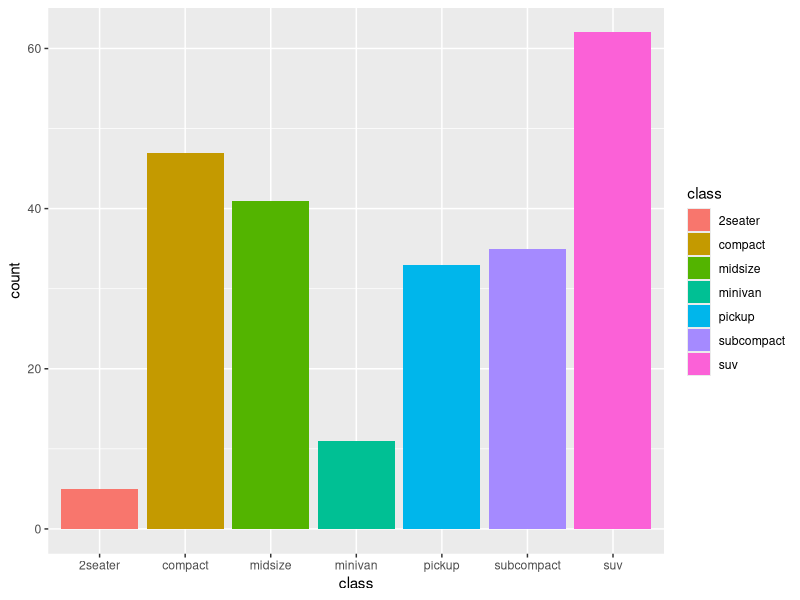
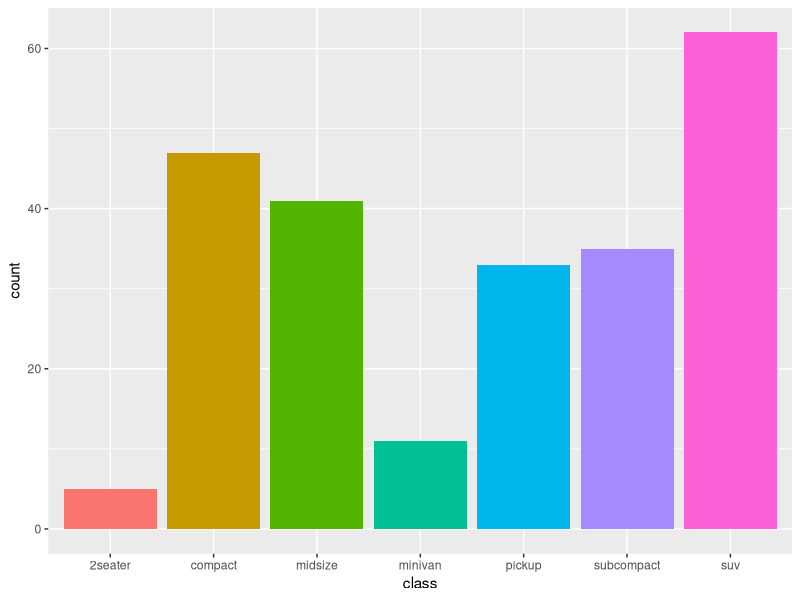
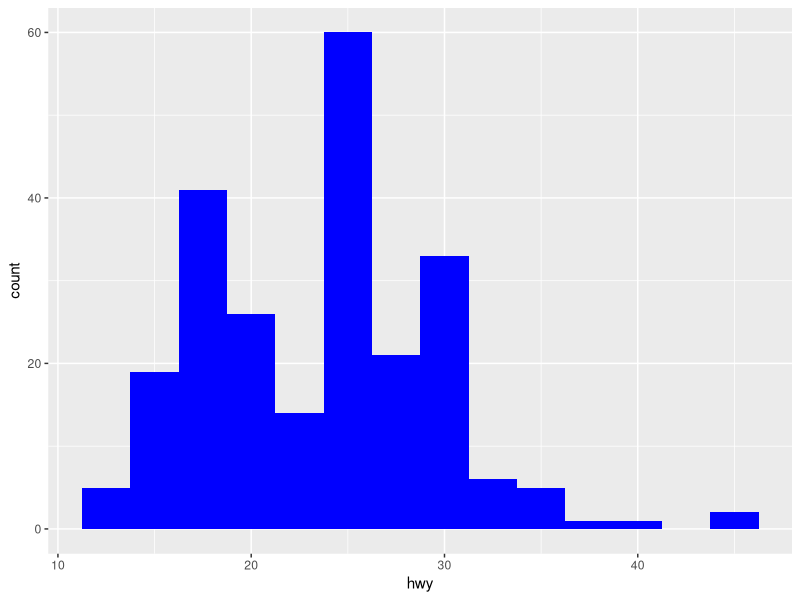
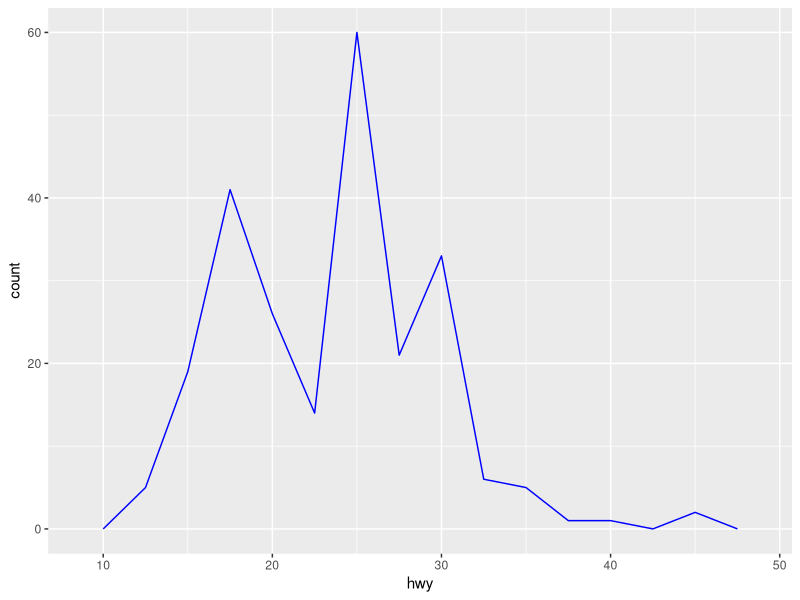
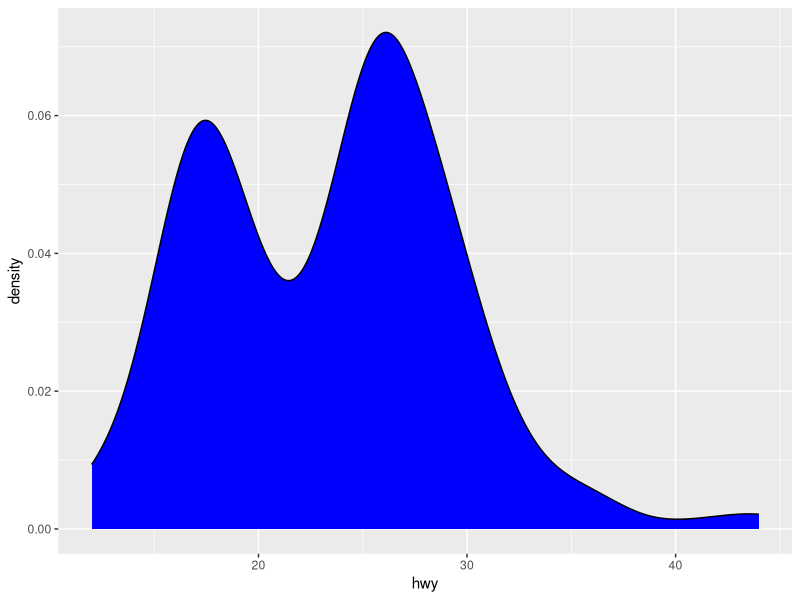
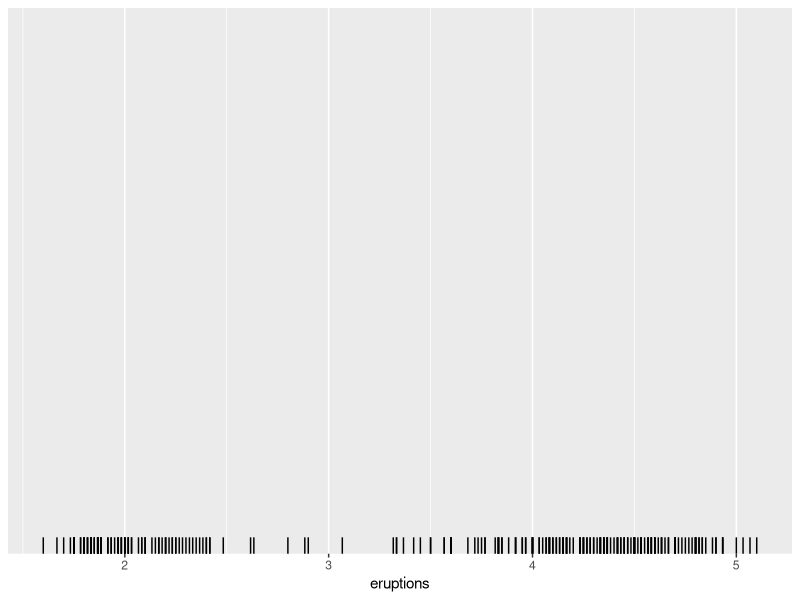
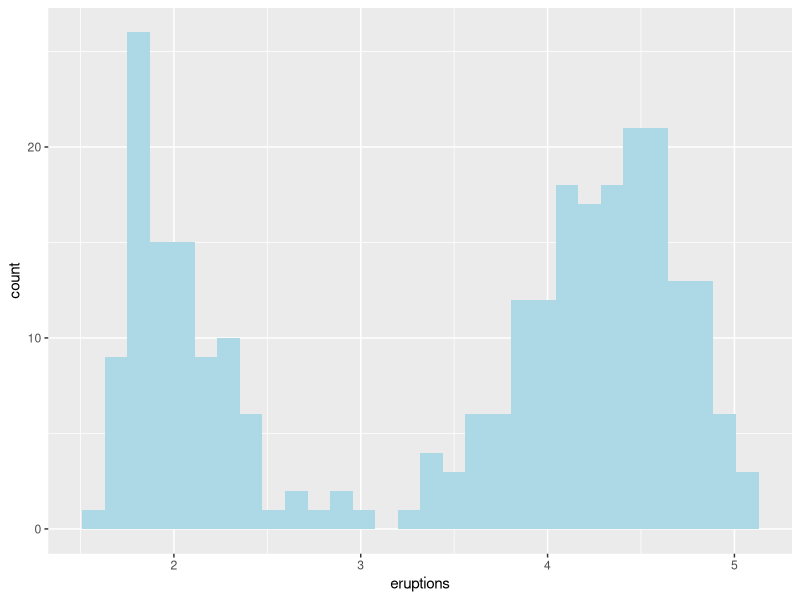
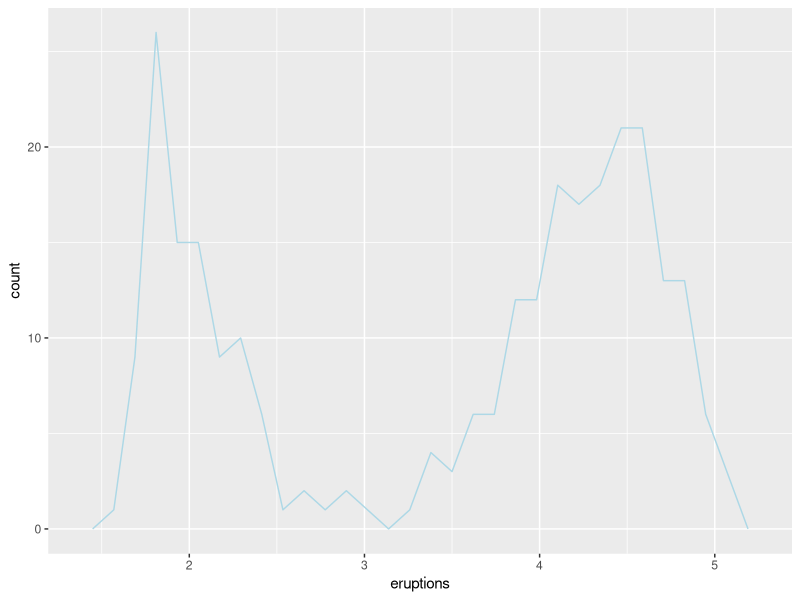

Reproduce these figures in R, in order.
## ---- chunk 1
knitr::opts_chunk$set(echo = TRUE, message = FALSE, warning = FALSE)
library(tidyverse)
## ---- chunk 2
ggplot(data = mpg, mapping = aes(x = class, fill = class)) +
  geom_bar()
## ---- chunk 3
class_count <- mpg %>% 
  group_by(class) %>% 
  summarize(count = n())
class_count %>% print()
ggplot(data = class_count, mapping = aes(x = class, y = count, fill = class)) +
  geom_col(show.legend = FALSE)
## ---- chunk 4
ggplot(data = mpg, mapping = aes(x = hwy)) +
  geom_histogram(fill = "blue", binwidth = 2.5)
## ---- chunk 5
ggplot(data = mpg, mapping = aes(x = hwy)) +
  geom_freqpoly(color = "blue", binwidth = 2.5)
## ---- chunk 6
ggplot(data = mpg, mapping = aes(x = hwy)) +
  geom_density(fill = "blue")
## ---- chunk 7
ggplot(data = faithful, mapping = aes(x = eruptions)) +
  geom_rug()
## ---- chunk 8
ggplot(data = faithful, mapping = aes(x = eruptions)) +
  geom_histogram(fill = "lightblue")
ggplot(data = faithful, mapping = aes(x = eruptions)) +
  geom_freqpoly(color = "lightblue")
ggplot(data = faithful, mapping = aes(x = eruptions)) +
  geom_density(fill = "lightblue")
ggplot(data = faithful, mapping = aes(x = eruptions)) +
  geom_rug()
ggplot(data = faithful, mapping = aes(x = eruptions)) +
  geom_histogram(aes(y = stat(density)), fill = "lightgreen") +
  geom_density(fill = "blue", alpha = 0.3) +
  geom_rug(color = "red")
## ---- chunk 9
ggplot(data = mpg, mapping = aes(x = class, y = hwy, fill = class)) +
  geom_violin(show.legend = FALSE)
## ---- chunk 10
ggplot(data = mpg, mapping = aes(x = class, y = hwy, fill = class)) +
  geom_boxplot(show.legend = FALSE)
## ---- chunk 11
ggplot(data = mpg, mapping = aes(x = class, y = hwy, fill = class)) +
  geom_violin(show.legend = FALSE) +
  geom_boxplot(show.legend = FALSE, width = 0.05, fill = "grey")
## ---- chunk 12
ggplot(data = mpg, mapping = aes(x = displ, y = hwy)) +
  geom_point() 
## ---- chunk 13
ggplot(data = mpg, mapping = aes(x = displ, y = hwy)) +
  geom_jitter()
## ---- chunk 14
ggplot(data = mpg, mapping = aes(x = displ, y = hwy)) +
  geom_path()
## ---- chunk 15
ggplot(data = mpg, mapping = aes(x = displ, y = hwy)) +
  geom_line() 
## ---- chunk 16
b <- ggplot(mtcars, aes(wt, mpg)) +
  geom_point()
b

df <- data.frame(x1 = 2.62, x2 = 3.57, y1 = 21.0, y2 = 15.0)
b +
  geom_curve(aes(x = x1, y = y1, xend = x2, yend = y2, colour = "curve"), data = df) +
  geom_segment(aes(x = x1, y = y1, xend = x2, yend = y2, colour = "segment"), data = df)
## ---- chunk 17
# Create the data from for this problem
plot_data <- data.frame(year = time(LakeHuron), level = as.vector(LakeHuron))
ggplot(data = plot_data, mapping = aes(x = year, y = level)) +
  geom_ribbon(mapping = aes(ymin = level - 1, ymax = level + 1),
              fill = "lightblue") +
  geom_path(size = 1, color = "blue")
## ---- chunk 18
ggplot(data = faithful, aes(x = eruptions)) +
  geom_density(fill = "blue")
## ---- chunk 19
ggplot(data = faithful, aes(x = waiting)) +
  geom_density(fill = "blue")
## ---- chunk 20
m <- ggplot(faithful, aes(x = waiting, y = eruptions)) +
 geom_point() +
 ylim(0.5, 6) +
 xlim(40, 110)
print(m)
m + geom_density_2d()
m + stat_density_2d(aes(fill = stat(level)), geom = "polygon")
## ---- chunk 21
ggplot(data = faithfuld, aes(x = waiting, y = eruptions, z = density)) +
  geom_contour()

ggplot(data = faithful, aes(x = waiting, y = eruptions)) +
  geom_density2d()
## ---- chunk 22
ggplot(data = mpg, mapping = aes(sample = hwy)) +
  geom_qq() +
  geom_qq_line()
## ---- chunk 23
crimes <- data.frame(state = tolower(rownames(USArrests)), USArrests)
crimesm <- gather(crimes, key = variable, value = value, -state)
if (require(maps)) {
  states_map <- map_data("state")
  ggplot(crimes, aes(map_id = state)) +
    geom_map(aes(fill = Murder), map = states_map) +
    expand_limits(x = states_map$long, y = states_map$lat)

  last_plot() + coord_map()
  ggplot(crimesm, aes(map_id = state)) +
    geom_map(aes(fill = value), map = states_map) +
    expand_limits(x = states_map$long, y = states_map$lat) +
    facet_wrap(vars(variable))
}
